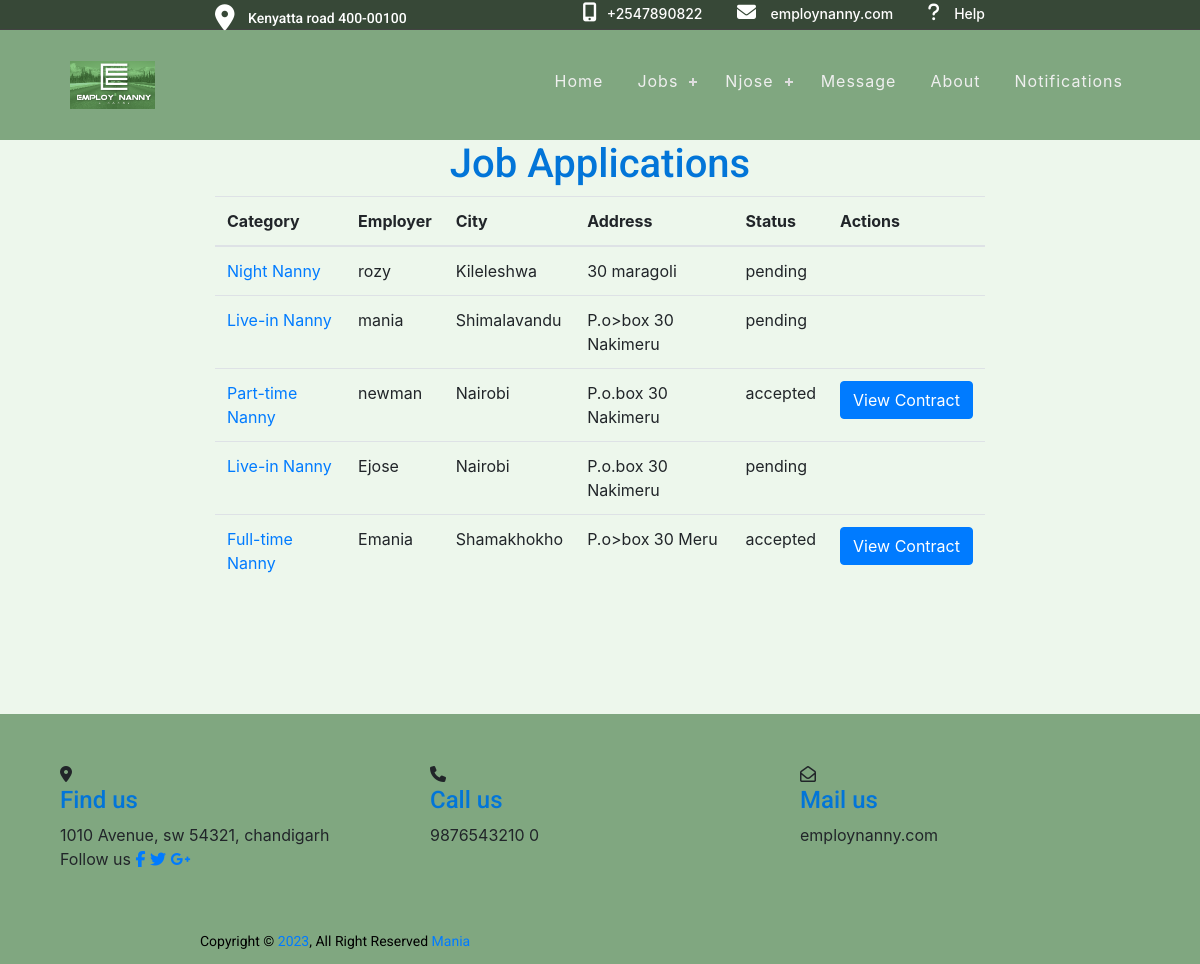
Page /job_application_status (signed in) on the committed database.
### jobapp/models.py (models this page shows, shortened)
class JobApplication(models.Model):
    job = models.ForeignKey(jobModel, on_delete=models.CASCADE)
    nanny = models.ForeignKey(NannyDetails, on_delete=models.CASCADE)
    status = models.CharField(
        max_length=20, choices=JOB_STATUS, default='pending')
    notes = models.TextField(blank=True)

class jobModel(models.Model):
    employer = models.ForeignKey(User, on_delete=models.CASCADE)
    category = models.CharField(max_length=100, choices=CATEGORIES)
    city = models.CharField(max_length=100)
    addresss = models.CharField(max_length=100)
    salary = models.IntegerField()
    language = models.CharField(max_length=100)
    nanny_age = models.CharField(max_length=100, choices=AGE_GROUP_CHOICES)
    hours_per_day = models.IntegerField(default=2)
    start_date = models.DateField()
    years_of_experience = models.IntegerField(default=0)
    duration = models.CharField(
        max_length=100, choices=CONTRACT_DURATION, default="1 - 2 years")
    date_posted = models.DateTimeField(auto_now_add=True)
    job_description = models.TextField(blank=True)
    days_off = models.CharField(
        max_length=100, choices=DAYS_OFF_CHOICES, default='Every weekend')
    leave_available = models.BooleanField(choices=LEAVE_CHOICES, default=False)
    vacation_days_per_year = models.CharField(
        max_length=100, choices=VACATION_CHOICES, default='Two weeks')

### jobapp/views.py (the view)
# urls.py: path("job_application_status", views.application_status,
@ login_required
def application_status(request):
    try:
        nanny = request.user.nannydetails
    except NannyDetails.DoesNotExist:
        return redirect('nannyDetails')
    job_applications = JobApplication.objects.filter(nanny=nanny)
    context = {"job_applications": job_applications}
    for job_application in job_applications:
        contract = None
        try:
            contract = ContractModel.objects.get(
                job=job_application.job, nanny=nanny)
        except ContractModel.DoesNotExist:
            pass
        job_application.contract = contract
        context["contract"] = contract
    return render(request, 'jobapp/application_status.html', context)

### jobapp/templatetags/jobapp_tags.py (called while the page is built)
@register.filter(name='has_group')
def has_group(user, group_name):
    return user.groups.filter(name=group_name).exists()

### jobapp/templates/jobapp/application_status.html (shortened to what this page needs)
{% extends 'jobapp/base.html' %}
{% block content %}
<div class="container status-height">
  <h1>Job Applications</h1>
  {% if job_applications %}
    <table class="table">
      <thead>
        <tr>
          <th>Category</th>
          <th>Employer</th>
          <th>City</th>
          <th>Address</th>
          <th>Status</th>
          <th>Actions</th>
        </tr>
      </thead>
      <tbody>
        {% for job_application in job_applications %}
          <tr>
            <td><a href="{% url 'job_detail' job_id=job_application.job.id %}">{{ job_application.job.category }}</a></td>
            <td>{{ job_application.job.employer.username }}</td>
            <td>{{ job_application.job.city }}</td>
            <td>{{ job_application.job.addresss }}</td>
            <td>{{ job_application.status }}</td>
            <td>
              {% if job_application.contract %}
{% if job_application.status in 'terminated,canceled,rejected' %}
              <a href="{% url 'delete_job_application' job_application_id=job_application.id %}" class="btn btn-danger">Delete</a>
                {% elif job_application.status == 'active' %}
                  <a href="{% url 'accept_contract' contract_id=job_application.contract.id %}" class="btn btn-success">Accept Contract</a>
                                  {% elif job_application.status == 'accepted' %}
                  <a href="{% url 'view_contract' contract_id=job_application.contract.id %}" class="btn btn-primary">View Contract</a>
                {% endif %}
              {% endif %}
            </td>
          </tr>
        {% endfor %}
      </tbody>
    </table>
  {% else %}
    <p>You haven't applied for any jobs yet.</p>
  {% endif %}
</div>
{% endblock content %}

### jobapp/templates/jobapp/header.html (shortened to what this page needs)
{% load static %}
{%load jobapp_tags%}
<header>
  <div class="header-top hidden-xs">
    <div class="container">
      <div class="row">
        <div class="col-md-5 col-sm-12 right_info">
          <p><i class="fa fa-map-marker"></i> Kenyatta road 400-00100</p>
        </div>
        <div class="col-md-7 col-sm-12 left_info">
          <ul>
            <li><i class="fa fa-mobile-alt"></i><a href="0740743521">+2547890822</a></li>
            <li>
              <i class="fa fa-envelope" aria-hidden="true"></i>
              <a href="home">employnanny.com</a>
            </li>
<i class="fa fa-question" aria-hidden="true"></i>
              <a href="{% url 'help' %}">Help</a>
          </ul>
        </div>
      </div>
    </div>
  </div>
  <div class="header-main">
    <div class="head_container">
      <nav id="cssmenu">
        <div class="logo">
          <a href="{% url 'home' %}">
            <img class="logo3" src="{% static 'images/logo.png' %}" alt="P" />
          </a>
        </div>
        <ul>
          <li class=""><a href="{% url 'home' %}">Home</a></li>
          <li>
  <a href="#">Jobs</a>
</li>
           <li>
            <a href="#" class="username">
              {% if user.is_authenticated %}
                {{ user.username }}
              {% else %}
                Account
              {% endif %}
            </a>
          </li>
          {% if user.is_authenticated%}
          <li><a href="{% url 'chat_list' %}" >Message</a></li>
          {% endif %}
               <li><a href="{%url 'about_us'%}">About</a></li>
<li><a href="{% url 'notification_list' %}" >Notifications</a></li>
        </ul>
      </nav>
    </div>
  </div>
</header>

### static/css/base.css (style rules this page uses)
.status-height { min-height: 550px; }
p { color: black; font-family: 'Roboto', sans-serif; }
:root { --background-color: #ffffff; --text-color: #000000; }

### static/css/registration.css (style rules this page uses)
::placeholder { color: #969fa4; }
p { text-align: center; font-size: 14px; color: #090a09; margin: 12px 0; }
h1 { text-align: center; font-weight: 500; color: #636363; text-align: 31px; }

### static/css/header.css (style rules this page uses)
h1, h2, h3, h4, h5 { color: #0275d8; font-family: 'Roboto', sans-serif; }
a, a:hover, a:focus, a:active { text-decoration: none; outline: none; }
body { background-color: rgb(237, 247, 236); }
header { background: rgb(128, 167, 128); }
.head_container { width: 90%; margin: 0 auto; }
ul { margin: 0; padding: 0; list-style: none; }
header { position: relative; width: 100%; background: rgb(128, 167, 128); z-index: 99; }
.header-top { padding: 1px 0px 1px 0px; background: rgba(0, 0, 0, 0.57); }
.left_info ul li { display: inline-block; margin-right: 30px; }
.left_info a { color: #fffefe; font-size: 14px; font-weight: 500; }
.left_info i.fa { font-size: 19px; color: #fff; padding-right: 10px; }
.right_info p { color: #fff; font-size: 14px; font-weight: 500; line-height: 20px; margin: 0; }
.left_info { text-align: right; }
.right_info i.fa { font-size: 26px; margin-right: 10px; position: relative; bottom: -4px; }
.header-main { padding: 21px 0; border-top: 1px solid #424242; }
nav#cssmenu ul { float: right; margin-top: 13px; }
.logo { position: relative; z-index: 123; padding: 10px; font: 18px verdana; color: #6ddb07; float: left; }
.logo img { max-width: 170px; }
.logo a { color: #6ddb07; }
#cssmenu, #cssmenu ul, #cssmenu ul li, #cssmenu ul li a, #cssmenu #head-mobile { border: 0; list-style: none; line-height: 1; display: block; position: relative; -webkit-box-sizing: border-box; -moz-box-sizing: border-box; box-sizing: border-box; }
#cssmenu:after, #cssmenu > ul:after { content: "."; display: block; clear: both; visibility: hidden; line-height: 0; height: 0; }
#cssmenu > ul > li { float: left; }
#cssmenu > ul > li > a { padding: 9px 17px; font-size: 16px; letter-spacing: 1px; text-decoration: none; color: #efefef; }
#cssmenu > ul > li.has-sub > a { padding-right: 30px; }
#cssmenu > ul > li.has-sub > a:after { position: absolute; top: 17px; right: 11px; width: 8px; height: 2px; display: block; background: #ddd; content: ""; }
#cssmenu > ul > li.has-sub > a:before { position: absolute; top: 14px; right: 14px; display: block; width: 2px; height: 8px; background: #ddd; content: ""; -webkit-transition: all 0.25s ease; -ms-transition: all 0.25s ease; transition: all 0.25s ease; }
.username { text-transform: capitalize; }

### static/css/home.css (style rules this page uses)
img { width: 100%; }
.logo3 { height: 50%; width: 50%; }

### static/css/nannyDetails.css (style rules this page uses)
.container { margin-right: auto; margin-left: auto; max-width: 800px; }
.row { display: flex; flex-wrap: wrap; }

### static/css/aboutus.css (style rules this page uses)
p { text-align: justify; color: black }

### static/css/jobs.css (style rules this page uses)
.status-height { min-height: 550px; }

### rows in the picture
JobApplication: job.category "Night Nanny", job.employer.username "rozy", job.city "Kileleshwa", job.addresss "30 maragoli", status "pending"
JobApplication: job.category "Live-in Nanny", job.employer.username "mania", job.city "Shimalavandu", job.addresss "P.o>box 30 Nakimeru", status "pending"
JobApplication: job.category "Part-time Nanny", job.employer.username "newman", job.city "Nairobi", job.addresss "P.o.box 30 Nakimeru", status "accepted", shows "View Contract"
JobApplication: job.category "Live-in Nanny", job.employer.username "Ejose", job.city "Nairobi", job.addresss "P.o.box 30 Nakimeru", status "pending"
JobApplication: job.category "Full-time Nanny", job.employer.username "Emania", job.city "Shamakhokho", job.addresss "P.o>box 30 Meru", status "accepted", shows "View Contract"

### other values in the picture
{{ user.username }} "Njose"
